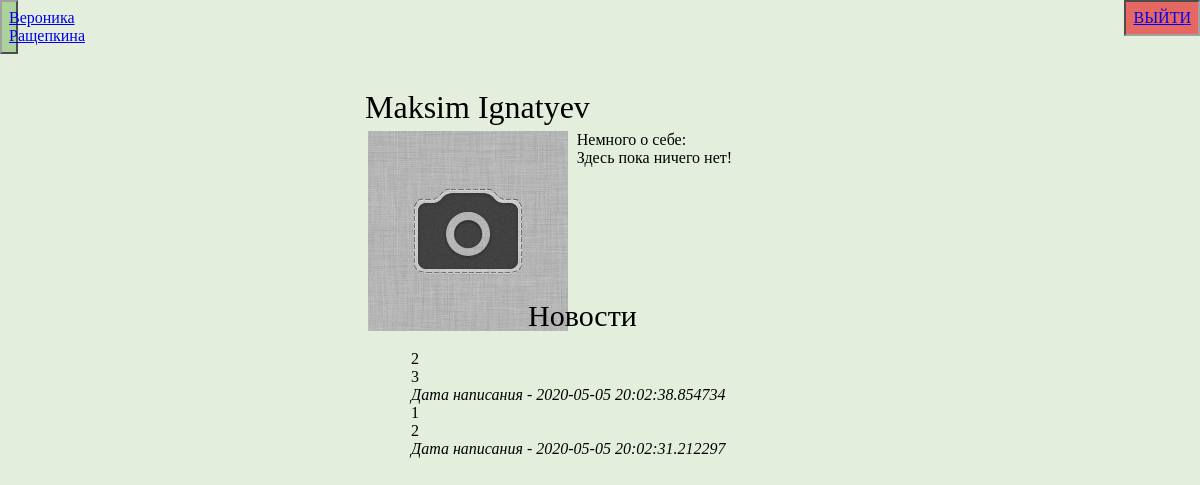
Page /user/3 (signed in) on the committed database.
### data/users.py (models this page shows, shortened)
class User(SqlAlchemyBase, UserMixin):
    __tablename__ = 'users'
    id = sqlalchemy.Column(sqlalchemy.Integer,
                           primary_key=True, autoincrement=True)
    name = sqlalchemy.Column(sqlalchemy.String, nullable=True)
    surname = sqlalchemy.Column(sqlalchemy.String, nullable=True)
    about = sqlalchemy.Column(sqlalchemy.String, nullable=True)
    email = sqlalchemy.Column(sqlalchemy.String,
                              index=True, unique=True, nullable=True)
    hashed_password = sqlalchemy.Column(sqlalchemy.String, nullable=True)
    photo_id = sqlalchemy.Column(sqlalchemy.Integer, nullable=True, default=0)
    photo = sqlalchemy.Column(sqlalchemy.String, default='img/default.jpg')
    created_date = sqlalchemy.Column(sqlalchemy.DateTime,
                                     default=datetime.datetime.now)
    news = orm.relation("News", back_populates='user')

### data/news.py (models this page shows)
class News(SqlAlchemyBase):
    __tablename__ = 'news'
    id = sqlalchemy.Column(sqlalchemy.Integer,
                           primary_key=True, autoincrement=True)
    title = sqlalchemy.Column(sqlalchemy.String, nullable=True)
    content = sqlalchemy.Column(sqlalchemy.String, nullable=True)
    created_date = sqlalchemy.Column(sqlalchemy.DateTime,
                                     default=datetime.datetime.now)
    user_id = sqlalchemy.Column(sqlalchemy.Integer,
                                sqlalchemy.ForeignKey("users.id"))
    user = orm.relation('User')

### main.py (the view, shortened to what this page needs)
@app.route('/user/<int:id>', methods=['POST', 'GET'])
@login_required
def user(id):
    session = db_session.create_session()
    if request.method == 'GET':
        user = session.query(User).filter(User.id == id).first()
        news = session.query(News).filter((News.user == user))
        param = {
            'title': 'Профиль',
            'user': user,
            'news': news}
        return render_template('index.html', **param)

### data/db_session.py (called while the page is built)
def create_session() -> Session:
    global __factory
    return __factory()

### main.py (called while the page is built)
@login_manager.user_loader
def load_user(user_id):
    session = db_session.create_session()
    return session.query(User).get(user_id)

### templates/index.html (shortened to what this page needs)
{% extends "base.html" %}
{% block content %}
<div class="user-page">
<h1 class="name">{{ user.name }} {{ user.surname }}</h1>
<div class="user-block">
<img src="/static/{{ user.photo }}">
</div>
<div class="user-block">
    <h4>Немного о себе:</h4>
    <div>
        {% if user.about %}
        <p>{{ user.about }}</p>
        {% else %}
        <p>Здесь пока ничего нет!</p>
        {% endif %}
    </div>
</div>
</div>
<h2 class="user-news-header">Новости</h2>
<div class="user-news">
{% if news.first() %}
{% for item in news[::-1] %}
<div>
    <h3>{{item.title}}</h3>
    <div>
        {{item.content}}
    </div>
    <div>
        <i>Дата написания - {{item.created_date}}</i>
    </div>
</div>
{% endfor %}
{% else %}
<p>Здесь пока ничего нет!</p>
{% endif %}
</div>
{% endblock %}

### templates/base.html (shortened to what this page needs)
<!DOCTYPE html>
<html lang="en">
<head>
    <link rel="stylesheet" type="text/css" href="/static/css/style.css" />
</head>
<body>
<header>
    <nav>
        {% if current_user.is_authenticated %}
        <p class="name-button">
            <a href="/user/{{ current_user.id }}">{{ current_user.name }} {{
                current_user.surname }}</a>
        </p>
        <a href="/logout" class="logout">Выйти</a>
        {% else %}
        <p>
            <a class="top-button" href="/register">Зарегистрироваться</a>
            <a class="top-button" href="/login">Войти</a>
        </p>
        {% endif %}
    </nav>
</header>
<main role="main" class="container">
    {% block content %}{% endblock %}
</main>
</body>
</html>

### static/css/style.css (style rules this page uses)
body, h1, h2, h3, h4, p, a { margin: 0; font-size: 100%; font-weight: normal; }
body { font-family: 'Bookman Old Style', sans-regular; background-color: #e3efdc }
.logout { text-align: center; background-color: #e66862; padding: 7px; text-color: black; text-transform: uppercase; position: absolute; border: 2px inset #a1a1a1; right: 0; top: 0; }
.name-button { margin: 0 1675px 30px 0; text-align: center; background-color: #add19a; padding: 7px; background-position: right; text-color: black; border: 2px outset #a1a1a1; }
.name { margin-left: 0; padding: 5px; font-size: 32px; }
.user-block { float: left; margin-left: 1%; }
.user-page { margin-left: 30%; }
.user-news-header { position: absolute; margin-left: 44%; margin-top: 14%; text-align: center; font-size: 30px; }
.user-news { position: absolute; margin-left: 33%; margin-top: 17%; padding: 15px; }

### rows in the picture
User: name "Вероника", surname "Ращепкина"
User: name "Maksim", surname "Ignatyev", photo (placeholder picture)
News: title "2", content "3", created_date "2020-05-05 20:02:38.854734"
News: title "1", content "2", created_date "2020-05-05 20:02:31.212297"
